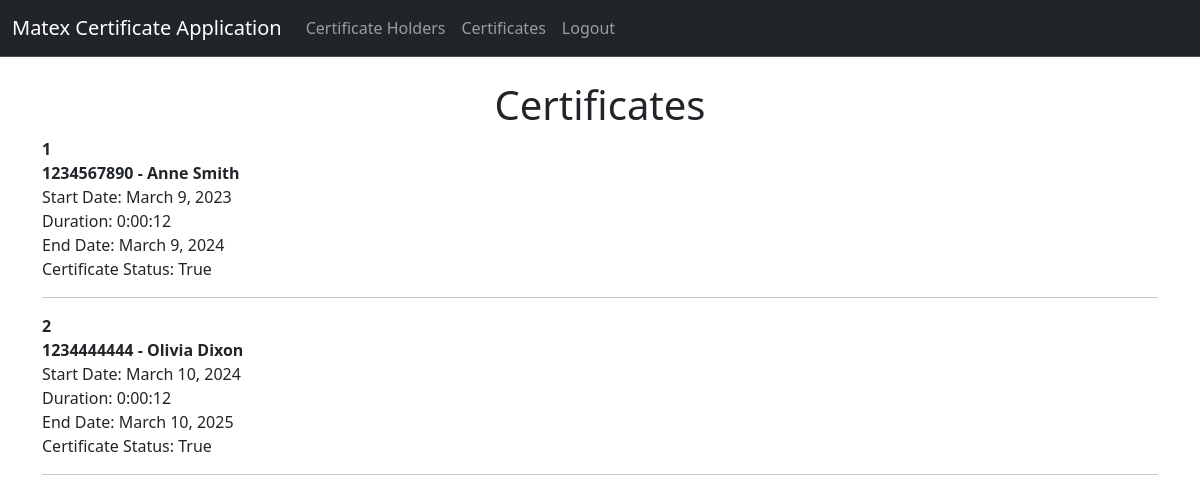
Page /certificates (signed in) on the committed database.
### matex_app/models.py (models this page shows)
class CertificateInfo(models.Model):
    certificate_holder = models.ForeignKey(CertificateHolder,on_delete=models.CASCADE)
    certificate_number = models.AutoField(primary_key=True)
    certificate_start_date = models.DateField()
    certificate_duration = models.DurationField()
    certificate_expiration_date = models.DateField()
    certificate_active = models.BooleanField()

class CertificateHolder(models.Model):
    nhs_number = models.IntegerField(primary_key=True)
    first_name = models.CharField(max_length=50)
    last_name = models.CharField(max_length=50)
    email = models.EmailField()
    date_of_birth = models.DateField()
    def __str__(self):
        return str(self.nhs_number) + " - " + f'{self.first_name} {self.last_name}'

### matex_app/views.py (the view)
# urls.py: path('certificates', views.certificates, name='certificates'),
def certificates(request):
    all_certificates = CertificateInfo.objects.all()
    return render(request, 'certificates.html', {'certs': all_certificates})

### matex_app/templates/certificates.html
{% extends "base.html" %}
{% block content %}
<h1 class="text-center">Certificates</h1>
{% for cert in certs %}
    <strong>{{ cert.certificate_number }}</strong><br/>
    <strong>{{ cert.certificate_holder }}</strong> <br/>
    Start Date: {{ cert.certificate_start_date }}<br/>
    Duration: {{ cert.certificate_duration }}<br/>
    End Date: {{ cert.certificate_expiration_date }}<br/>
    Certificate Status: {{ cert.certificate_active }}
<hr/>
{% endfor %}
{% endblock content %}

### rows in the picture
CertificateInfo: certificate_number "1", certificate_holder "1234567890 - Anne Smith", certificate_start_date "March 9, 2023", certificate_duration "0:00:12", certificate_expiration_date "March 9, 2024", certificate_active "True"
CertificateInfo: certificate_number "2", certificate_holder "1234444444 - Olivia Dixon", certificate_start_date "March 10, 2024", certificate_duration "0:00:12", certificate_expiration_date "March 10, 2025", certificate_active "True"
